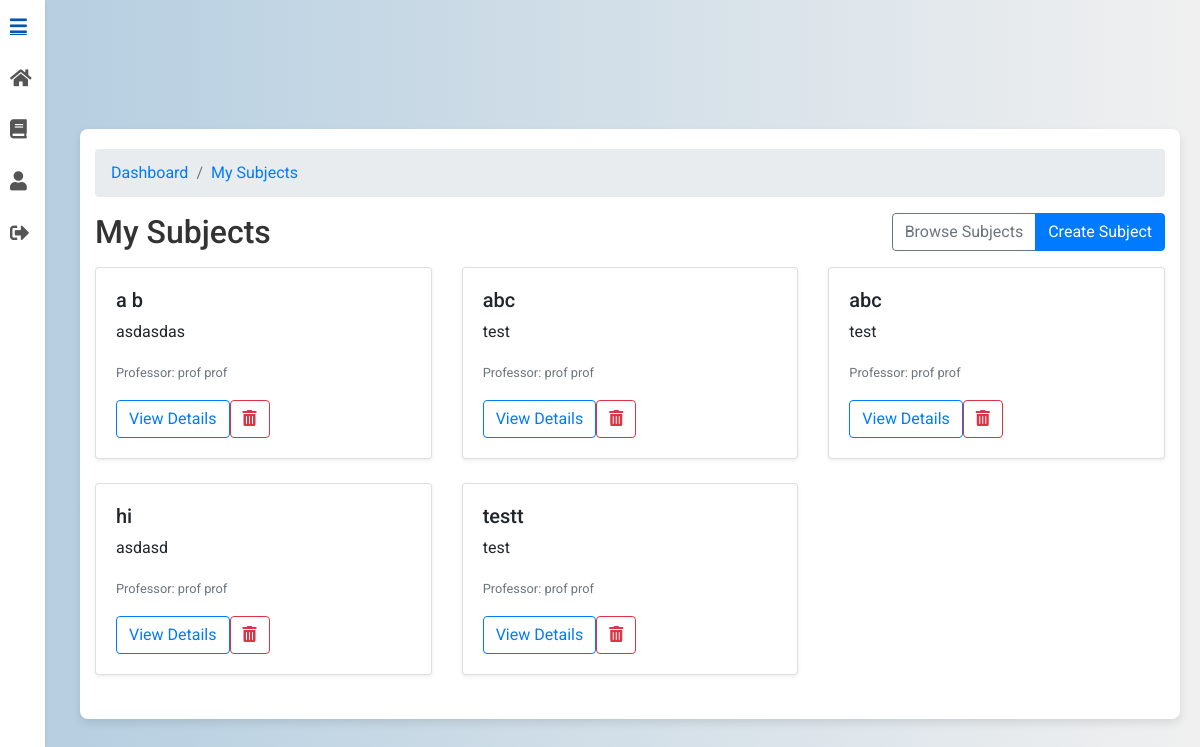
The page /subjects/ (signed in) on the database its author committed.
### subjects/models.py (models this page shows, shortened)
class Subject(models.Model):
    name = models.CharField(max_length=100)
    professor = models.ForeignKey(CustomUser, limit_choices_to={'role': 'professor'}, on_delete=models.CASCADE, editable=False)
    description = models.TextField(blank=True)
    class Meta:
        ordering = ['name']

### users/models.py (models this page shows, shortened)
class CustomUser(AbstractUser):
    ROLE_CHOICES = [
        ('student', 'Student'),
        ('professor', 'Professor')
    ]
    role = models.CharField(max_length=10, choices=ROLE_CHOICES)
    institution = models.ForeignKey('Institution', on_delete=models.SET_NULL, null=True, blank=True)

### subjects/views.py (the view)
# urls.py: path("", MySubjectsView.as_view(), name="my_subjects"),
class MySubjectsView(LoginRequiredMixin, BreadcrumbMixin, ListView):
    model = Subject
    template_name = "my_subjects.html"
    context_object_name = "subjects"
    paginate_by = 6
    def get_breadcrumbs(self):
        return [
            ("Dashboard", DASHBOARD_URL),
            ("My Subjects", reverse_lazy("subjects:my_subjects")),
        ]
    def get_queryset(self):
        qs = Subject.objects.select_related("professor").order_by("name")
        role = getattr(self.request.user, "role", None)
        if role == "professor":
            return qs.filter(professor=self.request.user)
        if role == "student":
            return qs.filter(enrollments__user=self.request.user).distinct()
        return Subject.objects.none()
    def get_context_data(self, **kwargs):
        ctx = super().get_context_data(**kwargs)
        role = getattr(self.request.user, "role", None)
        ctx["is_professor"] = (role == "professor")
        ctx["is_student"]  = (role == "student")
        ctx["browse_url"]  = reverse_lazy("subjects:browse_subjects")
        ctx["breadcrumbs"] = self.get_breadcrumbs()
        return ctx

### UniGrading/mixin.py (called while the page is built)
    def get_context_data(self, **kwargs):
        context = super().get_context_data(**kwargs)
        context["breadcrumbs"] = self.get_breadcrumbs()
        return context

### subjects/templates/my_subjects.html (shortened to what this page needs)
{% extends 'base.html' %}
{% load static %}
{% load subject_filters %}
{% load view_breadcrumbs %}
{% block content %}
<div class="container mt-5">
  <nav aria-label="breadcrumb">
    <ol class="breadcrumb">
      {% for name, url in breadcrumbs %}
        <li class="breadcrumb-item"><a href="{{ url }}">{{ name }}</a></li>
      {% endfor %}
    </ol>
  </nav>
  <div class="d-flex justify-content-between mb-3 align-items-center">
    <h2 class="mb-0">
      {% if request.user.role == 'student' %}My Enrolled Subjects{% else %}My Subjects{% endif %}
    </h2>
    <div class="btn-group">
      <a href="{{ browse_url }}" class="btn btn-outline-secondary">Browse Subjects</a>
      {% if request.user.role == 'professor' %}
        <a href="{% url 'subjects:create_subject' %}" class="btn btn-primary">Create Subject</a>
      {% endif %}
    </div>
  </div>
  <div class="row">
    {% for subject in subjects %}
      <div class="col-md-4">
        <div class="card mb-4 shadow-sm">
          <div class="card-body">
            <h5 class="card-title mb-2" id="subj-title-{{ subject.pk }}">{{ subject.name }}</h5>
            <p class="card-text">{{ subject.description|default:"No description."|truncatewords:20 }}</p>
            <p class="card-text">
              <small class="text-muted">
                Professor:
                {% if subject.professor.first_name and subject.professor.last_name %}
                  {{ subject.professor.first_name }} {{ subject.professor.last_name }}
                {% else %}
                  {{ subject.professor.email }}
                {% endif %}
              </small>
            </p>
            <div class="d-flex gap-2">
              <a href="{% url 'subjects:subject_detail' subject.pk %}" class="btn btn-outline-primary">
                View Details
              </a>
              {% if request.user.role == 'professor' and subject.professor_id == request.user.id %}
                <button type="button"
                        class="btn btn-outline-danger"
                        data-toggle="modal"
                        data-target="#deleteModal"
                        data-subject-id="{{ subject.pk }}"
                        data-subject-name="{{ subject.name }}">
                  <i class="fas fa-trash-alt"></i>
                </button>
              {% endif %}
            </div>
          </div>
        </div>
      </div>
    {% endfor %}
  </div>
</div>
{% endblock %}

### static/css/styles.css (style rules this page uses)
body { font-family: 'Roboto', sans-serif; background: linear-gradient(to right, #b3cde0, #f0f0f0); margin: 0; padding: 0; display: flex; justify-content: center; align-items: center; min-height: 100vh; }
.container { background-color: #ffffff; padding: 20px; border-radius: 8px; box-shadow: 0 4px 8px rgba(0, 0, 0, 0.1); max-width: 900px; width: 100%; animation: fadeIn 1s ease-in-out; }
h2 { text-align: center; color: #333333; margin-bottom: 20px; }
.card { transition: transform 0.3s, box-shadow 0.3s; }
button { padding: 10px; background-color: #66afe9; color: #ffffff; border: none; border-radius: 4px; cursor: pointer; transition: background-color 0.3s; }

### subjects/templates/base.html (style rules this page uses)
body { background: linear-gradient(to right, #b3cde0, #f0f0f0); margin: 0; padding: 0; font-family: 'Roboto', sans-serif; display: flex; }
.main-content > * { max-width: 100%; }

### rows shown on the page
Subject: name "a b", description "asdasdas", professor.first_name "prof", professor.last_name "prof"
Subject: name "abc", description "test", professor.first_name "prof", professor.last_name "prof"
Subject: name "abc", description "test", professor.first_name "prof", professor.last_name "prof"
Subject: name "hi", description "asdasd", professor.first_name "prof", professor.last_name "prof"
Subject: name "testt", description "test", professor.first_name "prof", professor.last_name "prof"

### other values the page prints
{{ name }} "Dashboard" "My Subjects"
